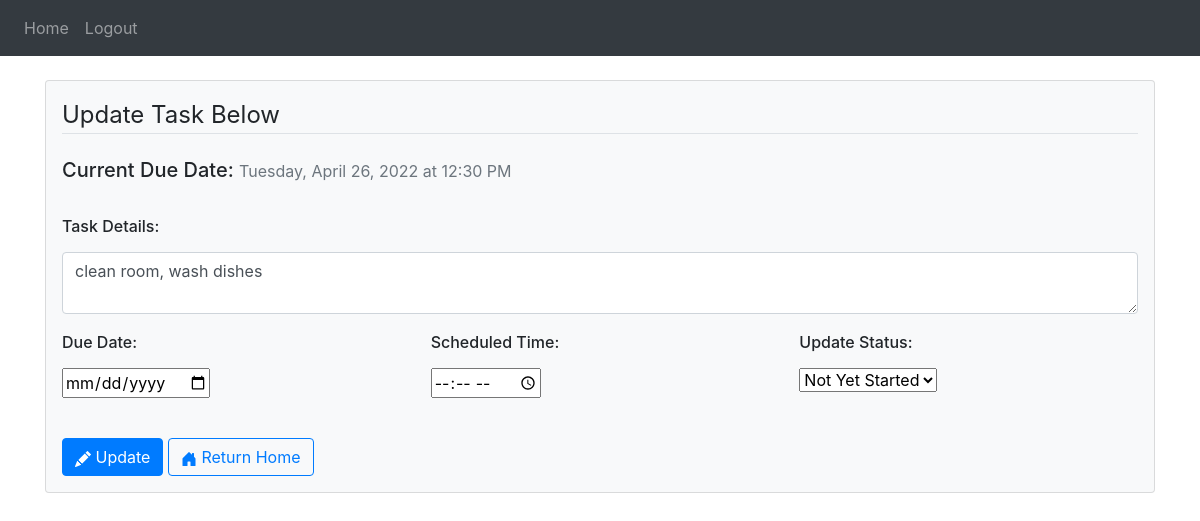
Before: /update/5 (signed in) with the older database file.
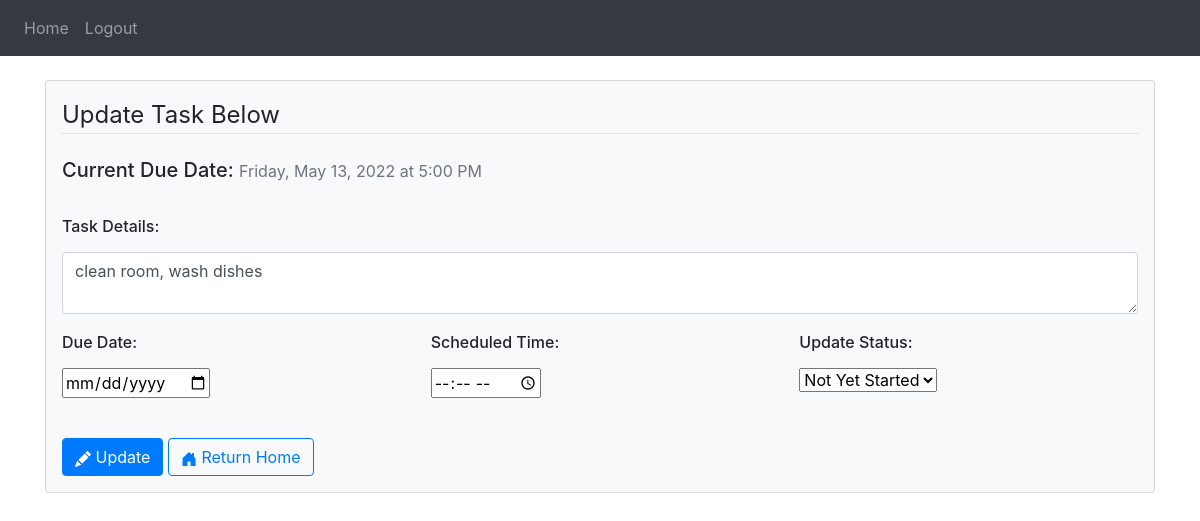
After: the same page with the newer database file.
### website/models.py (models this page shows)
class Task(db.Model):
    id = db.Column(db.Integer, primary_key=True)
    content = db.Column(db.String(200), nullable=False)
    due_date = db.Column(db.String(30)) # formatted str date (ex: Tuesday, April 05, 2022)
    due_date_int = db.Column(db.String(20)) # YYYY-MM-DD str format
    time = db.Column(db.String(20)) # str type, account for untimed tasks
    user_id = db.Column(db.Integer, db.ForeignKey('user.id'))
    status = db.Column(db.String(30), default="Not Yet Started") # Other Statuses: In Progress, Completed, Cancelled

### website/views.py (the view)
@views.route('/update/<int:id>', methods=['POST', 'GET'])
@login_required
def update(id):
    updated_task = Task.query.get(id)
    if request.method == 'POST':
        if request.form['action'] == 'Return Home':
            flash('Update cancelled. Returning Home!', category='success')
            return redirect('/')
        if updated_task.user_id == current_user.id:
            updated_task.content = request.form['content']
            date_obj = request.form['due_date']
            updated_task.due_date = format_date(date_obj)
            updated_task.due_date_int = date_obj
            if date_obj:
                time = request.form['time']
                updated_task.time = format_time(time)
            else:
                updated_task.time = '' # default time: unspecified/optional
            updated_task.status = request.form.get('taskStatus')
            try:
                db.session.commit()
                flash('Task updated!', category='success')
                return redirect('/')
            except:
                flash('Error in updating task.', category='error')
    else:
        return render_template('update.html', task=updated_task, user=current_user)

### website/__init__.py (called while the page is built)
def create_app():
    app = Flask(__name__)
    app.config['SECRET_KEY'] = '2797cfdcad8dcc11d9f00ffbc5704bee'
    app.config['SQLALCHEMY_DATABASE_URI'] = f'sqlite:///{DB_NAME}'
    db.init_app(app)
    from .views import views
    from .auth import auth
    app.register_blueprint(views, url_prefix='/')
    app.register_blueprint(auth, url_prefix='/')
    from .models import Task, User
    create_database(app)
    login_manager = LoginManager()
    login_manager.login_view = 'auth.login' # if not logged in
    login_manager.init_app(app)
    @login_manager.user_loader
    def load_user(id):
        return User.query.get(int(id))
    return app

### website/templates/update.html (shortened to what this page needs)
{% extends "base.html" %}
{% block content %}
  <br>
  <div class="content-section">
    <form class="card p-3 bg-light" method="POST">
        <fieldset class="form-group">
            <legend class="border-bottom mb-4">Update Task Below</legend>
            <h5>
              Current Due Date: <small class="text-muted">{{task.due_date}}
              {% if task.time|length > 1%}
                at {{task.time}}
              {% endif %}</small>
            </h5>
            <br>
            <div class="form-group">
              <label for="content"><h6>Task Details:</h6></label>
              <textarea
                id="content"
                name="content"
                class="form-control"
              >{{task.content}}</textarea>
            </div>
            <div class="row">
              <div class="col">
                <label for="due_date"><h6>Due Date:</h6></label>
                <br>
                <input type="date" id="due_date" name="due_date">
              </div>
              <div class="col">
                <label for="time"><h6>Scheduled Time:</h6></label>
                <br>
                <input type="time" id="time" name="time">
              </div>
              <div class="col">
                <label for="status"><h6>Update Status:</h6></label>
                <br>
                <select name="taskStatus" aria-label="Select/Dropdown menu">
                  <option value="Not Yet Started" selected>Not Yet Started</option>
                </select>
              </div>
            </div>
        </fieldset>
        <br>
        <div>
          <button
            type="submit"
            class="btn btn-primary"
            name="action"
            value="Update"
          >
          Update
          </button>
          <button
            type="submit"
            class="btn btn-outline-primary"
            name="action"
            value="Return Home"
          >
          Return Home
          </button>
        </div>
    </form>
  </div>
{% endblock %}

Changed rows visible on the page:
changed Task "clean room, wash dishes": due_date "Tuesday, April 26, 2022" → "Friday, May 13, 2022"; time "12:30 PM" → "5:00 PM"
